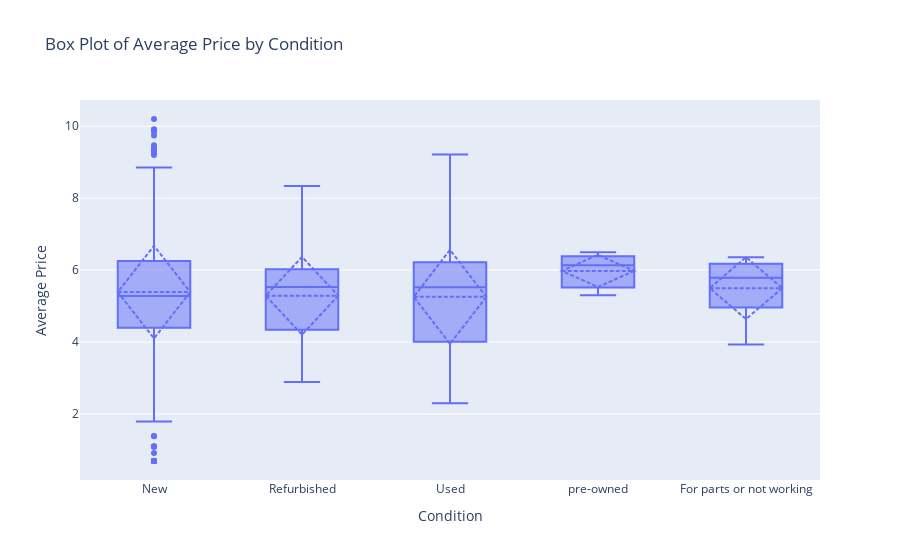

Notebook source saved alongside this figure:
### Markdown cell above
Multivariate - Numerical vs. Categorical:

### Code cell
#Box plot of 'prices.amountAvg' vs 'prices.condition' using plotly.graph_objects
fig = go.Figure()
fig.add_trace(go.Box(x=df['prices.condition'], y=df['prices.amountAvg'], boxmean='sd'))
fig.update_layout(title='Box Plot of Average Price by Condition', xaxis_title='Condition', yaxis_title='Average Price')
fig.show()
#Violin Plots: Similar to box plots but also show the distribution density.
#Groupby Analysis: Use groupby to aggregate numerical data based on categories and compute summary statistics (mean, median, etc.).

### Figure 1 — Plotly figure (JSON) as saved in the notebook; plotly's stock layout.template omitted (floating-point values rounded to 4 significant figures; data arrays with more than 128 entries replaced by an {"elided": "..."} marker saying what was removed)
{"data": [{"boxmean": "sd", "type": "box", "x": {"elided": "13084 str values"}, "y": {"elided": "13084 float values"}}], "layout": {"title": {"text": "Box Plot of Average Price by Condition"}, "xaxis": {"title": {"text": "Condition"}}, "yaxis": {"title": {"text": "Average Price"}}}}
